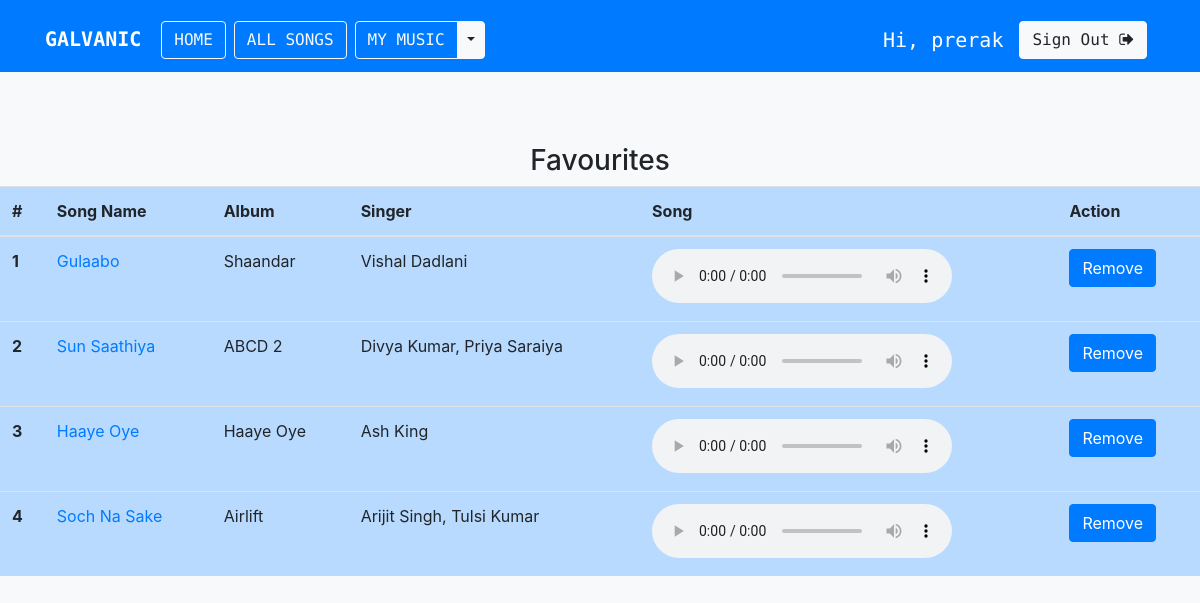
The app's page /favourite/ (signed in) with its own data.
### musicapp/models.py (models this page shows)
class Song(models.Model):
    Language_Choice = (
              ('Hindi', 'Hindi'),
              ('English', 'English'),
          )
    name = models.CharField(max_length=200)
    album = models.CharField(max_length=200)
    language = models.CharField(max_length=20,choices=Language_Choice,default='Hindi')
    song_img = models.FileField()
    year = models.IntegerField()
    singer = models.CharField(max_length=200)
    song_file = models.FileField()
    def __str__(self):
        return self.name

### musicapp/views.py (the view)
# urls.py: path('favourite/', views.favourite, name='favourite'),
def favourite(request):
    songs = Song.objects.filter(favourite__user=request.user, favourite__is_fav=True).distinct()
    print(f'songs: {songs}')
    if request.method == "POST":
        song_id = list(request.POST.keys())[1]
        favourite_song = Favourite.objects.filter(user=request.user, song__id=song_id, is_fav=True)
        favourite_song.delete()
        messages.success(request, "Removed from favourite!")
    context = {'songs': songs}
    return render(request, 'musicapp/favourite.html', context=context)

### templates/musicapp/favourite.html (shortened to what this page needs)
{% extends 'base.html' %}
{% load socialaccount %}
{% block body %}
<br>
<br>
<br>
<center>
  <h3>Favourites</h3>
</center>
<table class="table table-hover table-primary">
  <thead>
    <tr>
      <th scope="col">#</th>
      <th scope="col">Song Name</th>
      <th scope="col">Album</th>
      <th scope="col">Singer</th>
      <th scope="col">Song</th>
      <th scope="col">Action</th>
    </tr>
  </thead>
  <tbody>
    {% if songs %}
    {% for song in songs %}
    <tr>
      <th scope="row">{{forloop.counter}}</th>
      <td><a href="{% url 'detail' song.id %}">{{song.name}}</a></td>
      <td>{{song.album}}</td>
      <td>{{song.singer}}</td>
      <td>
        <audio controls>
          <source src="{{ song.song_file.url }}" type="audio/mpeg">
        </audio>
      </td>
      <td>
        <form method="post">
          <input class="btn btn-primary" type="submit" value="Remove" name={{song.id}}>
        </form>
      </td>
    </tr>
    {% endfor %}
    {% endif %}
  </tbody>
</table>
{% endblock body %}

### templates/base.html (shortened to what this page needs)
{% load static %}
<!doctype html>
<html lang="en">
<head>
    <link rel="stylesheet" href="https://maxcdn.bootstrapcdn.com/bootstrap/4.0.0/css/bootstrap.min.css">
    <link rel="stylesheet" href="https://stackpath.bootstrapcdn.com/font-awesome/4.7.0/css/font-awesome.min.css">
    <link href="{% static 'musicapp/css/musicplayer.css' %}" rel="stylesheet">
</head>
<body class="bg-light">
    <nav class="navbar navbar-expand-md navbar-primary bg-primary">
        <div class="container">
            <h1><a href="{% url 'index' %}" class="navbar-brand">
            <strong style="color:white">GALVANIC</strong></a></h1>
            <div class="collapse navbar-collapse">
                <a href="{% url 'index' %}" class="btn btn-outline-light mt-2 mx-1">HOME</a>
                <a href="{% url 'all_songs' %}" class="btn btn-outline-light mt-2 mx-1">ALL SONGS</a>
                {% if request.user.is_active %}
                <div class="btn-group mt-2 mx-1">
                    <a type="button" href="{% url 'mymusic' %}" class="btn btn-outline-light">MY MUSIC</a>
                    <button type="button" class="btn btn-light dropdown-toggle dropdown-toggle-split" data-toggle="dropdown" aria-haspopup="true" aria-expanded="false">
                    </button>
                </div>
                {% endif %}
            </div>
            <div class="collapse navbar-collapse justify-content-end" id="navbar">
            {% if request.user.is_active %}
            <h5 class="text-white mt-3 mx-2">Hi, {{ request.user.username }}</h5>
            <a href="{% url 'logout' %}" class="btn btn-light mt-2 mx-2"> Sign Out <i class="fa fa-sign-out" aria-hidden="true"></i></a>
            {% else %}
            <a href="{% url 'login' %}" class="btn btn-light mt-2 mx-2"><i class="fa fa-sign-in" aria-hidden="true"></i> Sign In</a>
            <a href="{% url 'signup' %}" class="btn btn-light mt-2 mx-2"><i class="fa fa-user-plus" aria-hidden="true"></i> Sign Up</a>
            {% endif %}
            </div>
        </div>
    </nav>
    {% block body %}
    {% endblock body %}
    <br>
    <br>
    <br>
</body>
</html>

### templates/base.html (style rules this page uses)
.navbar { font-family: 'Source Code Pro', monospace; }
html { position: relative; min-height: 100%; }
body { margin-bottom: 0px; }

### records on screen
Song: name "Gulaabo", album "Shaandar", singer "Vishal Dadlani"
Song: name "Sun Saathiya", album "ABCD 2", singer "Divya Kumar, Priya Saraiya"
Song: name "Haaye Oye", album "Haaye Oye", singer "Ash King"
Song: name "Soch Na Sake", album "Airlift", singer "Arijit Singh, Tulsi Kumar"

### other values on screen
{{ request.user.username }} "prerak"
